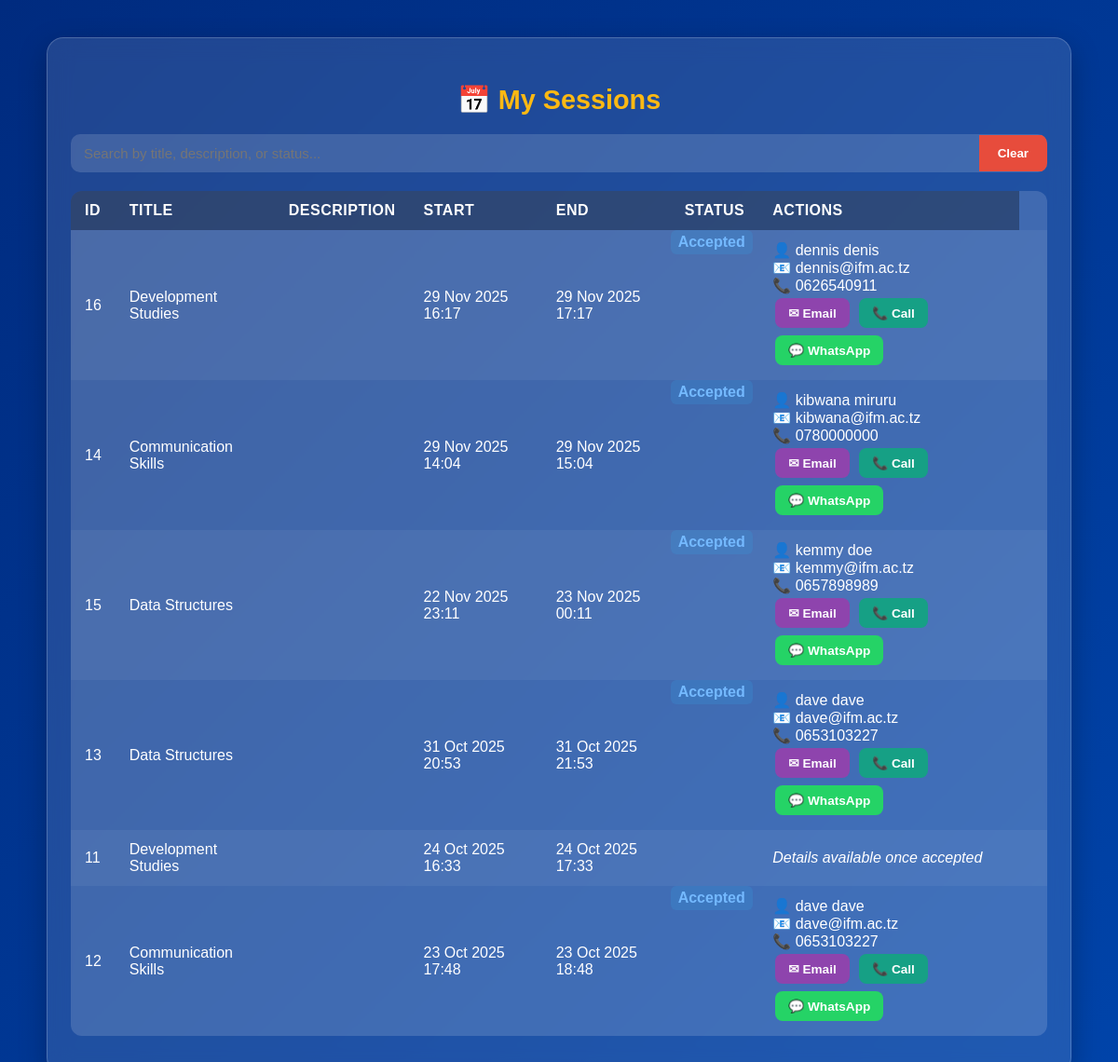
/sessions/view.php (signed in), run on the app's committed database.
### tables this page shows
CREATE TABLE `sessions` (
  `id` int(11) NOT NULL,
  `learner_id` int(11) DEFAULT NULL,
  `tutor_id` int(11) DEFAULT NULL,
  `title` varchar(255) DEFAULT NULL,
  `description` text DEFAULT NULL,
  `start_time` datetime DEFAULT NULL,
  `end_time` datetime DEFAULT NULL,
  `capacity` int(11) DEFAULT 10,
  `is_closed` tinyint(1) DEFAULT 0,
  `created_at` timestamp NOT NULL DEFAULT current_timestamp(),
  `status` enum('requested','assigned','accepted','rejected','cancelled','completed') DEFAULT 'requested'
);

CREATE TABLE `users` (
  `id` int(11) NOT NULL,
  `first_name` varchar(50) DEFAULT NULL,
  `last_name` varchar(50) DEFAULT NULL,
  `email` varchar(100) DEFAULT NULL,
  `phone` varchar(20) DEFAULT NULL,
  `degree_programme` varchar(100) DEFAULT NULL,
  `year_of_study` int(11) DEFAULT NULL,
  `password_hash` varchar(255) DEFAULT NULL,
  `status` enum('pending','active','suspended','deactivated') DEFAULT 'pending',
  `deactivation_reason` text DEFAULT NULL,
  `verification_token` varchar(100) DEFAULT NULL,
  `created_at` timestamp NOT NULL DEFAULT current_timestamp(),
  `profile_pic` varchar(255) DEFAULT NULL
);

### sessions/view.php (the view, shortened to what this page needs)
<?php
include("../config/db.php");
$uid = $_SESSION['user_id'];
$role = $_SESSION['role'];
if ($role == 'student') {
    $res = $conn->query("
        SELECT s.*, u.first_name, u.last_name, u.email, u.phone
        FROM sessions s
        LEFT JOIN users u ON s.tutor_id=u.id
        WHERE s.learner_id=$uid
        ORDER BY s.start_time DESC
    ");
} else {
    $res = $conn->query("
        SELECT s.*, u.first_name, u.last_name, u.email, u.phone
        FROM sessions s
        LEFT JOIN users u ON s.learner_id=u.id
        ORDER BY s.start_time DESC
    ");
}
?>
<!DOCTYPE html>
<html lang="en">
<head>
</head>
<body>
<div class="container">
  <h1>📅 My Sessions</h1>
  <div class="search-bar">
    <input type="text" id="sessionSearch" placeholder="Search by title, description, or status...">
    <button onclick="document.getElementById('sessionSearch').value=''; filterSessions();">Clear</button>
  </div>
  <table id="sessionsTable">
    <tr>
      <th>ID</th>
      <th>Title</th>
      <th>Description</th>
      <th>Start</th>
      <th>End</th>
      <th>Status</th>
      <th>Actions</th>
    </tr>
    <?php if ($res->num_rows > 0): ?>
      <?php while ($s = $res->fetch_assoc()): ?>
        <tr>
          <td data-label="ID"><?= $s['id']; ?></td>
          <td data-label="Title"><?= htmlspecialchars($s['title']); ?></td>
          <td data-label="Description"><?= htmlspecialchars($s['description']); ?></td>
          <td data-label="Start"><?= date("d M Y H:i", strtotime($s['start_time'])); ?></td>
          <td data-label="End"><?= date("d M Y H:i", strtotime($s['end_time'])); ?></td>
          <td class="status <?= $s['status']; ?>" data-label="Status"><?= ucfirst($s['status']); ?></td>
          <td data-label="Contact">
            <?php if ($s['status'] == 'accepted' || $s['status'] == 'completed'): ?>
              👤 <?= htmlspecialchars($s['first_name']." ".$s['last_name']); ?><br>
              📧 <?= htmlspecialchars($s['email']); ?><br>
              📞 <?= htmlspecialchars($s['phone']); ?><br>
              <?php
                $rawPhone = preg_replace('/\D/', '', $s['phone']);
                $waPhone = (strpos($rawPhone, "255") !== 0) ? "255".$rawPhone : $rawPhone;
              ?>
              <a href="mailto:<?= htmlspecialchars($s['email']); ?>" class="btn email">✉ Email</a>
              <a href="tel:<?= htmlspecialchars($s['phone']); ?>" class="btn call">📞 Call</a>
              <a href="https://wa.me/<?= $waPhone; ?>" target="_blank" class="btn whatsapp">💬 WhatsApp</a>
            <?php else: ?>
              <em>Details available once accepted</em>
            <?php endif; ?>
          </td>
          <td data-label="Actions">
          </td>
        </tr>
      <?php endwhile; ?>
    <?php else: ?>
      <tr><td colspan="9" style="text-align:center;">No sessions found.</td></tr>
    <?php endif; ?>
  </table>
</div>
</body>
</html>

### sessions/view.php (style rules this page uses)
* { box-sizing: border-box; }
body { font-family: 'Poppins', sans-serif; background: linear-gradient(135deg, #002B7F, #0044AA); margin: 0; padding: 0; min-height: 100vh; color: #fff; display: flex; justify-content: center; align-items: flex-start; }
.container { width: 95%; max-width: 1100px; background: rgba(255, 255, 255, 0.12); backdrop-filter: blur(12px); border-radius: 18px; box-shadow: 0 10px 30px rgba(0,0,0,0.25); padding: 30px 25px 40px; margin: 40px 20px; border: 1px solid rgba(255,255,255,0.2); animation: fadeIn 0.8s ease-in-out; }
h1 { text-align: center; color: #FDB913; font-size: 1.8rem; margin-bottom: 20px; }
.search-bar { display: flex; align-items: center; background: rgba(255,255,255,0.15); border-radius: 10px; margin-bottom: 20px; overflow: hidden; }
.search-bar input { flex: 1; padding: 12px 14px; border: none; outline: none; background: transparent; color: #fff; font-size: 15px; }
.search-bar button { background: #e74c3c; border: none; padding: 12px 20px; color: #fff; font-weight: 600; cursor: pointer; transition: 0.3s; }
table { width: 100%; border-collapse: collapse; background: rgba(255,255,255,0.15); border-radius: 12px; overflow: hidden; }
th, td { padding: 12px 15px; text-align: left; color: #fff; }
th { background: rgba(0, 0, 0, 0.3); font-weight: 600; text-transform: uppercase; letter-spacing: 0.5px; }
tr:nth-child(even) { background: rgba(255, 255, 255, 0.05); }
.status { font-weight: bold; text-transform: capitalize; border-radius: 6px; padding: 4px 8px; display: inline-block; }
.accepted { background: rgba(52,152,219,0.25); color: #74b9ff; }
.btn { display: inline-block; margin: 4px 3px; padding: 8px 14px; border-radius: 8px; text-decoration: none; font-size: 0.85rem; font-weight: 600; color: #002B7F; background: #FDB913; cursor: pointer; transition: all 0.3s; }
.btn.email { background: #8e44ad; color: #fff; }
.btn.call { background: #16a085; color: #fff; }
.btn.whatsapp { background: #25d366; color: #fff; }

### data on the page
sessions: id "16", title "Development Studies", start_time "29 Nov 2025 16:17", end_time "29 Nov 2025 17:17", status "Accepted", learner.last_name "dennis denis", learner.email "dennis@ifm.ac.tz", learner.phone "0626540911"
sessions: id "14", title "Communication Skills", start_time "29 Nov 2025 14:04", end_time "29 Nov 2025 15:04", status "Accepted", learner.last_name "kibwana miruru", learner.email "kibwana@ifm.ac.tz", learner.phone "0780000000"
sessions: id "15", title "Data Structures", start_time "22 Nov 2025 23:11", end_time "23 Nov 2025 00:11", status "Accepted", learner.last_name "kemmy doe", learner.email "kemmy@ifm.ac.tz", learner.phone "0657898989"
sessions: id "13", title "Data Structures", start_time "31 Oct 2025 20:53", end_time "31 Oct 2025 21:53", status "Accepted", learner.last_name "dave dave", learner.email "dave@ifm.ac.tz", learner.phone "0653103227"
sessions: id "11", title "Development Studies", start_time "24 Oct 2025 16:33", end_time "24 Oct 2025 17:33", status "Details available once accepted"
sessions: id "12", title "Communication Skills", start_time "23 Oct 2025 17:48", end_time "23 Oct 2025 18:48", status "Accepted", learner.last_name "dave dave", learner.email "dave@ifm.ac.tz", learner.phone "0653103227"
